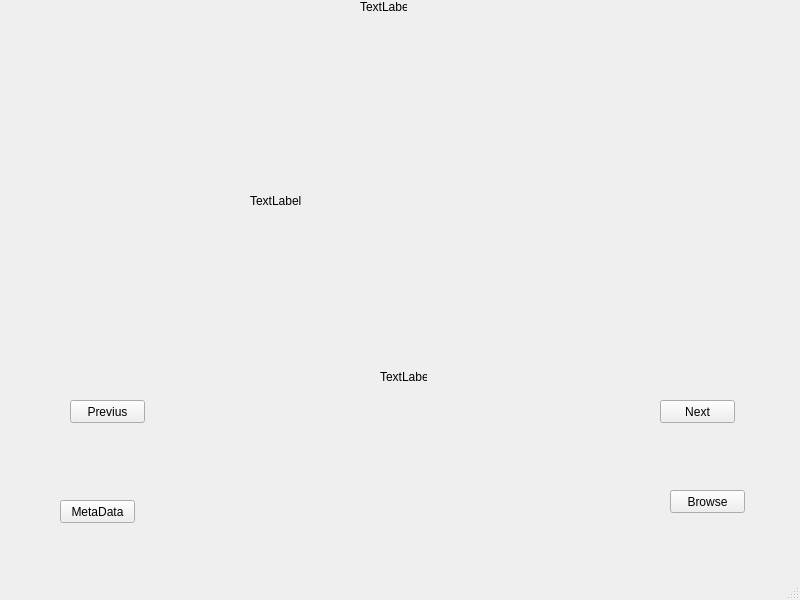
<?xml version="1.0" encoding="UTF-8"?>
<ui version="4.0">
 <class>ImageViewer</class>
 <widget class="QMainWindow" name="ImageViewer">
  <property name="geometry">
   <rect>
    <x>0</x>
    <y>0</y>
    <width>800</width>
    <height>600</height>
   </rect>
  </property>
  <property name="windowTitle">
   <string>MainWindow</string>
  </property>
  <widget class="QWidget" name="centralwidget">
   <widget class="QPushButton" name="pushButton_previus">
    <property name="geometry">
     <rect>
      <x>70</x>
      <y>400</y>
      <width>75</width>
      <height>23</height>
     </rect>
    </property>
    <property name="text">
     <string>Previus</string>
    </property>
   </widget>
   <widget class="QPushButton" name="pushButton_metadata">
    <property name="geometry">
     <rect>
      <x>60</x>
      <y>500</y>
      <width>75</width>
      <height>23</height>
     </rect>
    </property>
    <property name="text">
     <string>MetaData</string>
    </property>
   </widget>
   <widget class="QPushButton" name="pushButton_next">
    <property name="geometry">
     <rect>
      <x>660</x>
      <y>400</y>
      <width>75</width>
      <height>23</height>
     </rect>
    </property>
    <property name="text">
     <string>Next</string>
    </property>
   </widget>
   <widget class="QPushButton" name="pushButton_browse">
    <property name="geometry">
     <rect>
      <x>670</x>
      <y>490</y>
      <width>75</width>
      <height>23</height>
     </rect>
    </property>
    <property name="text">
     <string>Browse</string>
    </property>
   </widget>
   <widget class="QLabel" name="label_galeria">
    <property name="geometry">
     <rect>
      <x>360</x>
      <y>0</y>
      <width>47</width>
      <height>13</height>
     </rect>
    </property>
    <property name="text">
     <string>TextLabel</string>
    </property>
   </widget>
   <widget class="QLabel" name="label_nombre">
    <property name="geometry">
     <rect>
      <x>380</x>
      <y>370</y>
      <width>47</width>
      <height>13</height>
     </rect>
    </property>
    <property name="text">
     <string>TextLabel</string>
    </property>
   </widget>
   <widget class="QLabel" name="label_pic">
    <property name="geometry">
     <rect>
      <x>250</x>
      <y>50</y>
      <width>471</width>
      <height>301</height>
     </rect>
    </property>
    <property name="text">
     <string>TextLabel</string>
    </property>
   </widget>
  </widget>
  <widget class="QMenuBar" name="menubar">
   <property name="geometry">
    <rect>
     <x>0</x>
     <y>0</y>
     <width>800</width>
     <height>21</height>
    </rect>
   </property>
  </widget>
  <widget class="QStatusBar" name="statusbar"/>
 </widget>
 <resources/>
 <connections/>
</ui>
